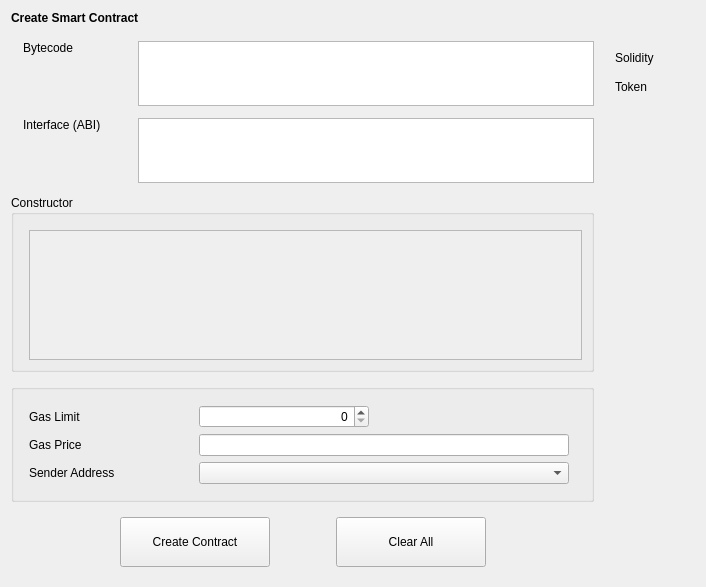
<?xml version="1.0" encoding="UTF-8"?>
<ui version="4.0">
 <class>CreateContract</class>
 <widget class="QWidget" name="CreateContract">
  <property name="geometry">
   <rect>
    <x>0</x>
    <y>0</y>
    <width>706</width>
    <height>587</height>
   </rect>
  </property>
  <property name="windowTitle">
   <string>Form</string>
  </property>
  <layout class="QVBoxLayout" name="verticalLayout_7">
   <item>
    <widget class="QStackedWidget" name="stackedWidget">
     <property name="currentIndex">
      <number>0</number>
     </property>
     <widget class="QWidget" name="createContractPage">
      <layout class="QVBoxLayout" name="verticalLayout_8">
       <property name="leftMargin">
        <number>0</number>
       </property>
       <property name="topMargin">
        <number>0</number>
       </property>
       <property name="rightMargin">
        <number>0</number>
       </property>
       <property name="bottomMargin">
        <number>0</number>
       </property>
       <item>
        <widget class="QLabel" name="labelTitle">
         <property name="font">
          <font>
           <weight>75</weight>
           <bold>true</bold>
          </font>
         </property>
         <property name="text">
          <string>Create Smart Contract</string>
         </property>
        </widget>
       </item>
       <item>
        <spacer name="verticalSpacer_5">
         <property name="orientation">
          <enum>Qt::Vertical</enum>
         </property>
         <property name="sizeType">
          <enum>QSizePolicy::Fixed</enum>
         </property>
         <property name="sizeHint" stdset="0">
          <size>
           <width>20</width>
           <height>10</height>
          </size>
         </property>
        </spacer>
       </item>
       <item>
        <layout class="QHBoxLayout" name="horizontalLayout_5">
         <item>
          <layout class="QVBoxLayout" name="verticalLayout_3">
           <property name="spacing">
            <number>12</number>
           </property>
           <item>
            <layout class="QHBoxLayout" name="horizontalLayout_2">
             <property name="spacing">
              <number>15</number>
             </property>
             <property name="leftMargin">
              <number>12</number>
             </property>
             <item alignment="Qt::AlignTop">
              <widget class="QLabel" name="labelBytecode">
               <property name="sizePolicy">
                <sizepolicy hsizetype="Fixed" vsizetype="Preferred">
                 <horstretch>0</horstretch>
                 <verstretch>0</verstretch>
                </sizepolicy>
               </property>
               <property name="minimumSize">
                <size>
                 <width>100</width>
                 <height>0</height>
                </size>
               </property>
               <property name="text">
                <string>Bytecode</string>
               </property>
              </widget>
             </item>
             <item>
              <widget class="QValidatedTextEdit" name="textEditBytecode">
               <property name="sizePolicy">
                <sizepolicy hsizetype="Expanding" vsizetype="Fixed">
                 <horstretch>0</horstretch>
                 <verstretch>0</verstretch>
                </sizepolicy>
               </property>
               <property name="maximumSize">
                <size>
                 <width>16777215</width>
                 <height>65</height>
                </size>
               </property>
               <property name="horizontalScrollBarPolicy">
                <enum>Qt::ScrollBarAlwaysOff</enum>
               </property>
              </widget>
             </item>
            </layout>
           </item>
           <item>
            <layout class="QHBoxLayout" name="horizontalLayout_4">
             <property name="spacing">
              <number>15</number>
             </property>
             <property name="leftMargin">
              <number>12</number>
             </property>
             <item alignment="Qt::AlignTop">
              <widget class="QLabel" name="labelInterface">
               <property name="sizePolicy">
                <sizepolicy hsizetype="Fixed" vsizetype="Preferred">
                 <horstretch>0</horstretch>
                 <verstretch>0</verstretch>
                </sizepolicy>
               </property>
               <property name="minimumSize">
                <size>
                 <width>100</width>
                 <height>0</height>
                </size>
               </property>
               <property name="text">
                <string>Interface (ABI)</string>
               </property>
              </widget>
             </item>
             <item>
              <widget class="QValidatedTextEdit" name="textEditInterface">
               <property name="sizePolicy">
                <sizepolicy hsizetype="Expanding" vsizetype="Fixed">
                 <horstretch>0</horstretch>
                 <verstretch>0</verstretch>
                </sizepolicy>
               </property>
               <property name="maximumSize">
                <size>
                 <width>16777215</width>
                 <height>65</height>
                </size>
               </property>
               <property name="horizontalScrollBarPolicy">
                <enum>Qt::ScrollBarAlwaysOff</enum>
               </property>
              </widget>
             </item>
            </layout>
           </item>
           <item>
            <widget class="QGroupBox" name="groupBoxConstructor">
             <property name="title">
              <string>Constructor</string>
             </property>
             <layout class="QVBoxLayout" name="verticalLayout_2">
              <property name="leftMargin">
               <number>15</number>
              </property>
              <property name="topMargin">
               <number>15</number>
              </property>
              <item>
               <widget class="QScrollArea" name="scrollAreaConstructor">
                <property name="widgetResizable">
                 <bool>true</bool>
                </property>
                <widget class="QWidget" name="scrollAreaWidgetContents">
                 <property name="geometry">
                  <rect>
                   <x>0</x>
                   <y>0</y>
                   <width>548</width>
                   <height>97</height>
                  </rect>
                 </property>
                 <layout class="QVBoxLayout" name="verticalLayout_5"/>
                </widget>
               </widget>
              </item>
             </layout>
            </widget>
           </item>
           <item>
            <widget class="QGroupBox" name="groupBoxOptional">
             <layout class="QGridLayout" name="gridLayout_2">
              <property name="leftMargin">
               <number>15</number>
              </property>
              <property name="topMargin">
               <number>15</number>
              </property>
              <property name="horizontalSpacing">
               <number>10</number>
              </property>
              <property name="verticalSpacing">
               <number>6</number>
              </property>
              <item row="1" column="0">
               <widget class="QLabel" name="labelGasPrice">
                <property name="sizePolicy">
                 <sizepolicy hsizetype="Fixed" vsizetype="Preferred">
                  <horstretch>0</horstretch>
                  <verstretch>0</verstretch>
                 </sizepolicy>
                </property>
                <property name="minimumSize">
                 <size>
                  <width>160</width>
                  <height>0</height>
                 </size>
                </property>
                <property name="text">
                 <string>Gas Price</string>
                </property>
               </widget>
              </item>
              <item row="0" column="0">
               <widget class="QLabel" name="labelGasLimit">
                <property name="sizePolicy">
                 <sizepolicy hsizetype="Fixed" vsizetype="Preferred">
                  <horstretch>0</horstretch>
                  <verstretch>0</verstretch>
                 </sizepolicy>
                </property>
                <property name="minimumSize">
                 <size>
                  <width>160</width>
                  <height>0</height>
                 </size>
                </property>
                <property name="text">
                 <string>Gas Limit</string>
                </property>
               </widget>
              </item>
              <item row="1" column="1">
               <widget class="BitcoinAmountField" name="lineEditGasPrice"/>
              </item>
              <item row="2" column="0">
               <widget class="QLabel" name="labelSenderAddress">
                <property name="sizePolicy">
                 <sizepolicy hsizetype="Fixed" vsizetype="Preferred">
                  <horstretch>0</horstretch>
                  <verstretch>0</verstretch>
                 </sizepolicy>
                </property>
                <property name="minimumSize">
                 <size>
                  <width>160</width>
                  <height>0</height>
                 </size>
                </property>
                <property name="text">
                 <string>Sender Address</string>
                </property>
               </widget>
              </item>
              <item row="2" column="1">
               <widget class="AddressField" name="lineEditSenderAddress">
                <property name="minimumSize">
                 <size>
                  <width>370</width>
                  <height>0</height>
                 </size>
                </property>
                <property name="maximumSize">
                 <size>
                  <width>370</width>
                  <height>16777215</height>
                 </size>
                </property>
               </widget>
              </item>
              <item row="0" column="2" rowspan="4">
               <spacer name="horizontalSpacer_5">
                <property name="orientation">
                 <enum>Qt::Horizontal</enum>
                </property>
                <property name="sizeHint" stdset="0">
                 <size>
                  <width>40</width>
                  <height>20</height>
                 </size>
                </property>
               </spacer>
              </item>
              <item row="0" column="1">
               <widget class="QSpinBox" name="lineEditGasLimit">
                <property name="maximumSize">
                 <size>
                  <width>170</width>
                  <height>16777215</height>
                 </size>
                </property>
                <property name="alignment">
                 <set>Qt::AlignRight|Qt::AlignTrailing|Qt::AlignVCenter</set>
                </property>
               </widget>
              </item>
             </layout>
             <zorder>labelGasLimit</zorder>
             <zorder>labelGasPrice</zorder>
             <zorder>labelSenderAddress</zorder>
             <zorder>lineEditGasLimit</zorder>
             <zorder>lineEditGasPrice</zorder>
             <zorder>lineEditSenderAddress</zorder>
            </widget>
           </item>
          </layout>
         </item>
         <item>
          <layout class="QVBoxLayout" name="verticalLayout_4">
           <property name="spacing">
            <number>15</number>
           </property>
           <property name="leftMargin">
            <number>15</number>
           </property>
           <item>
            <spacer name="verticalSpacer_4">
             <property name="orientation">
              <enum>Qt::Vertical</enum>
             </property>
             <property name="sizeType">
              <enum>QSizePolicy::Fixed</enum>
             </property>
             <property name="sizeHint" stdset="0">
              <size>
               <width>20</width>
               <height>10</height>
              </size>
             </property>
            </spacer>
           </item>
           <item>
            <widget class="QLabel" name="labelSolidity">
             <property name="minimumSize">
              <size>
               <width>80</width>
               <height>0</height>
              </size>
             </property>
             <property name="text">
              <string>Solidity</string>
             </property>
            </widget>
           </item>
           <item>
            <widget class="QLabel" name="labelToken">
             <property name="text">
              <string>Token</string>
             </property>
            </widget>
           </item>
           <item>
            <spacer name="verticalSpacer_3">
             <property name="orientation">
              <enum>Qt::Vertical</enum>
             </property>
             <property name="sizeHint" stdset="0">
              <size>
               <width>20</width>
               <height>40</height>
              </size>
             </property>
            </spacer>
           </item>
          </layout>
         </item>
        </layout>
       </item>
      </layout>
     </widget>
    </widget>
   </item>
   <item>
    <layout class="QHBoxLayout" name="horizontalLayout_3">
     <property name="leftMargin">
      <number>9</number>
     </property>
     <property name="topMargin">
      <number>9</number>
     </property>
     <property name="rightMargin">
      <number>9</number>
     </property>
     <property name="bottomMargin">
      <number>9</number>
     </property>
     <item>
      <spacer name="horizontalSpacer">
       <property name="orientation">
        <enum>Qt::Horizontal</enum>
       </property>
       <property name="sizeType">
        <enum>QSizePolicy::Fixed</enum>
       </property>
       <property name="sizeHint" stdset="0">
        <size>
         <width>100</width>
         <height>20</height>
        </size>
       </property>
      </spacer>
     </item>
     <item>
      <widget class="QPushButton" name="pushButtonCreateContract">
       <property name="minimumSize">
        <size>
         <width>150</width>
         <height>50</height>
        </size>
       </property>
       <property name="text">
        <string>Create Contract</string>
       </property>
      </widget>
     </item>
     <item>
      <spacer name="horizontalSpacer_3">
       <property name="orientation">
        <enum>Qt::Horizontal</enum>
       </property>
       <property name="sizeType">
        <enum>QSizePolicy::Fixed</enum>
       </property>
       <property name="sizeHint" stdset="0">
        <size>
         <width>60</width>
         <height>20</height>
        </size>
       </property>
      </spacer>
     </item>
     <item>
      <widget class="QPushButton" name="pushButtonClearAll">
       <property name="minimumSize">
        <size>
         <width>150</width>
         <height>50</height>
        </size>
       </property>
       <property name="text">
        <string>Clear All</string>
       </property>
      </widget>
     </item>
     <item>
      <spacer name="horizontalSpacer_2">
       <property name="orientation">
        <enum>Qt::Horizontal</enum>
       </property>
       <property name="sizeHint" stdset="0">
        <size>
         <width>40</width>
         <height>20</height>
        </size>
       </property>
      </spacer>
     </item>
    </layout>
   </item>
  </layout>
 </widget>
 <customwidgets>
  <customwidget>
   <class>BitcoinAmountField</class>
   <extends>QLineEdit</extends>
   <header>bitcoinamountfield.h</header>
   <container>1</container>
  </customwidget>
  <customwidget>
   <class>AddressField</class>
   <extends>QComboBox</extends>
   <header>addressfield.h</header>
  </customwidget>
  <customwidget>
   <class>QValidatedTextEdit</class>
   <extends>QTextEdit</extends>
   <header>qvalidatedtextedit.h</header>
  </customwidget>
 </customwidgets>
 <resources/>
 <connections/>
</ui>
